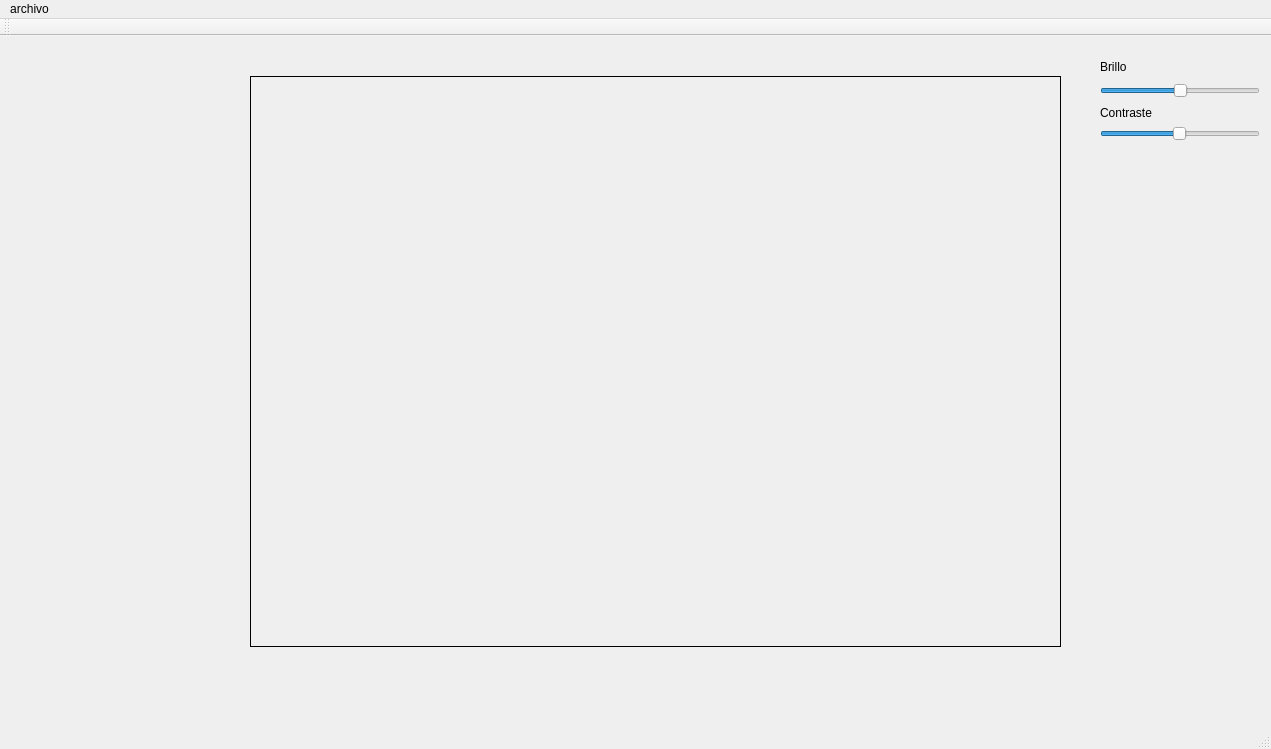
<?xml version="1.0" encoding="UTF-8"?>
<ui version="4.0">
 <class>MainWindow</class>
 <widget class="QMainWindow" name="MainWindow">
  <property name="geometry">
   <rect>
    <x>0</x>
    <y>0</y>
    <width>1271</width>
    <height>749</height>
   </rect>
  </property>
  <property name="windowTitle">
   <string>MainWindow</string>
  </property>
  <widget class="QWidget" name="centralWidget">
   <widget class="QSlider" name="horizontalSlider">
    <property name="geometry">
     <rect>
      <x>1100</x>
      <y>47</y>
      <width>160</width>
      <height>16</height>
     </rect>
    </property>
    <property name="minimum">
     <number>-255</number>
    </property>
    <property name="maximum">
     <number>255</number>
    </property>
    <property name="orientation">
     <enum>Qt::Horizontal</enum>
    </property>
   </widget>
   <widget class="QLabel" name="label">
    <property name="geometry">
     <rect>
      <x>1100</x>
      <y>20</y>
      <width>71</width>
      <height>21</height>
     </rect>
    </property>
    <property name="text">
     <string>Brillo</string>
    </property>
    <property name="scaledContents">
     <bool>false</bool>
    </property>
   </widget>
   <widget class="QLabel" name="label_img">
    <property name="geometry">
     <rect>
      <x>250</x>
      <y>40</y>
      <width>811</width>
      <height>571</height>
     </rect>
    </property>
    <property name="styleSheet">
     <string notr="true">border: 1px solid black</string>
    </property>
    <property name="text">
     <string/>
    </property>
    <property name="scaledContents">
     <bool>true</bool>
    </property>
   </widget>
   <widget class="QLabel" name="label_2">
    <property name="geometry">
     <rect>
      <x>1100</x>
      <y>70</y>
      <width>59</width>
      <height>14</height>
     </rect>
    </property>
    <property name="text">
     <string>Contraste</string>
    </property>
   </widget>
   <widget class="QSlider" name="horizontalSlider_2">
    <property name="geometry">
     <rect>
      <x>1100</x>
      <y>90</y>
      <width>160</width>
      <height>16</height>
     </rect>
    </property>
    <property name="minimum">
     <number>1</number>
    </property>
    <property name="maximum">
     <number>100</number>
    </property>
    <property name="value">
     <number>50</number>
    </property>
    <property name="orientation">
     <enum>Qt::Horizontal</enum>
    </property>
   </widget>
   <widget class="QLabel" name="label_histogram">
    <property name="geometry">
     <rect>
      <x>10</x>
      <y>40</y>
      <width>231</width>
      <height>171</height>
     </rect>
    </property>
    <property name="text">
     <string/>
    </property>
    <property name="scaledContents">
     <bool>true</bool>
    </property>
   </widget>
   <widget class="QLabel" name="label_3">
    <property name="geometry">
     <rect>
      <x>60</x>
      <y>90</y>
      <width>59</width>
      <height>14</height>
     </rect>
    </property>
    <property name="text">
     <string/>
    </property>
   </widget>
  </widget>
  <widget class="QMenuBar" name="menuBar">
   <property name="geometry">
    <rect>
     <x>0</x>
     <y>0</y>
     <width>1271</width>
     <height>19</height>
    </rect>
   </property>
   <widget class="QMenu" name="menuArchivo">
    <property name="title">
     <string>archivo</string>
    </property>
    <addaction name="actionAbrir"/>
   </widget>
   <addaction name="menuArchivo"/>
  </widget>
  <widget class="QToolBar" name="mainToolBar">
   <attribute name="toolBarArea">
    <enum>TopToolBarArea</enum>
   </attribute>
   <attribute name="toolBarBreak">
    <bool>false</bool>
   </attribute>
  </widget>
  <widget class="QStatusBar" name="statusBar"/>
  <action name="actionAbrir">
   <property name="text">
    <string>Abrir</string>
   </property>
  </action>
 </widget>
 <layoutdefault spacing="6" margin="11"/>
 <resources/>
 <connections/>
</ui>
